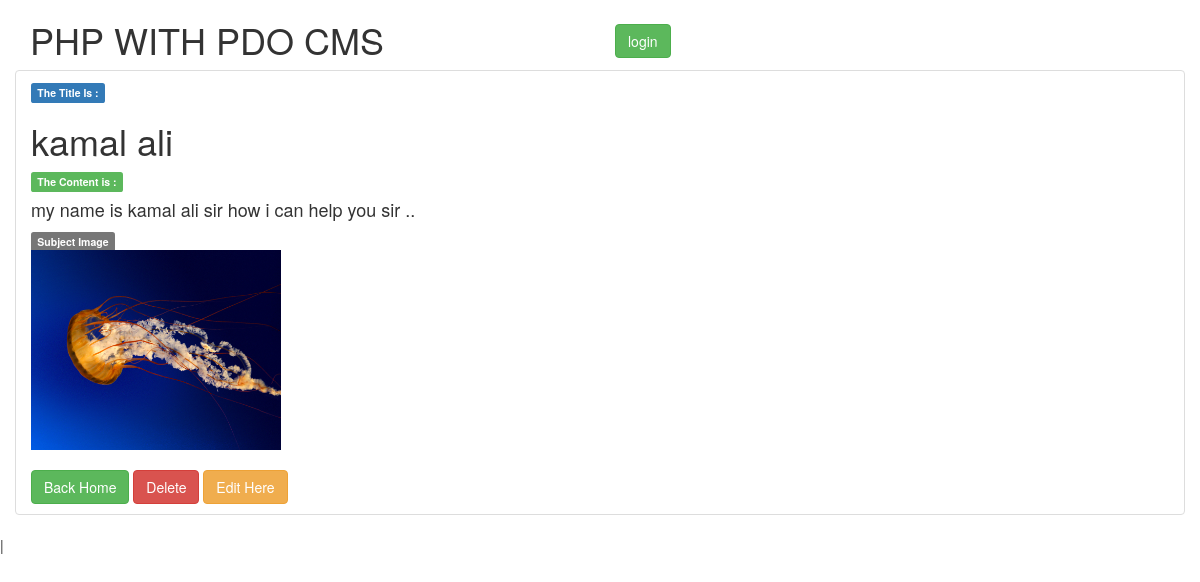
Page /post.php?id=62 on the committed database.
### tables this page shows
CREATE TABLE `posts` (
  `id` int(11) NOT NULL,
  `title` varchar(150) NOT NULL,
  `image` varchar(255) NOT NULL,
  `content` text NOT NULL
);

### inc/functions.php (called while the page is built, shortened)
<?php require 'connection.php';?>
<?php
 class Post
 {
    public function fetch_data($id)
    {
        global $pdo;
        $query = $pdo->prepare("SELECT * FROM posts where id = ? ");
        $query->bindValue(1,$id);
        $query->execute();
        return $query->fetch();
    }
 }
?>

### post.php (the view, shortened to what this page needs)
<?php include 'templete/header.php'; ?>
<?php
    if (isset($_GET['id']))
    {
       $id =$_GET['id'] ;
    }else
    {
        header('location : index.php');
        exit();
    }
    $data = $post->fetch_data($id);
   ?>
    <div class="container">
        <div class="row">
            <section class="article">
                <ul class="list-group">
                    <li class="list-group-item">
                        <blockquotes>
                          <div>
                              <lable class="label label-primary">The Title Is :</lable>
                        <h1><?php echo$data['title'];  ?></h1>
                          </div>
                            <div>
                            <label class="label label-success">The Content is :</label>
                        <h4><?php echo$data['content'];  ?></h4>
                            </div>
                        <div>
                        <label class="label label-default"> Subject Image</label>
                            <br>
                        <img src= "admin/uploads/<?php echo $data['image'] ?> " style=" width: 250px; height: 200px">
                            <br>
                        </div>
                            <br>
                                <a class="btn btn-success" href="index.php">Back Home</a>
                            <a class="btn btn-danger" href="admin/delete.php" > Delete </a>
                            <a class="btn btn-warning" href="admin/update.php?edit_id=<?php echo $data['id']; ?>" > Edit Here </a>
                        </blockquotes>
                    </li>
                </ul>
            </section>
        </div>
    </div>
<?php include 'templete/footer.php'; ?>

### rows in the picture
posts: title "kamal ali", content "my name is kamal ali sir how i can help you sir ..", image (picture)
